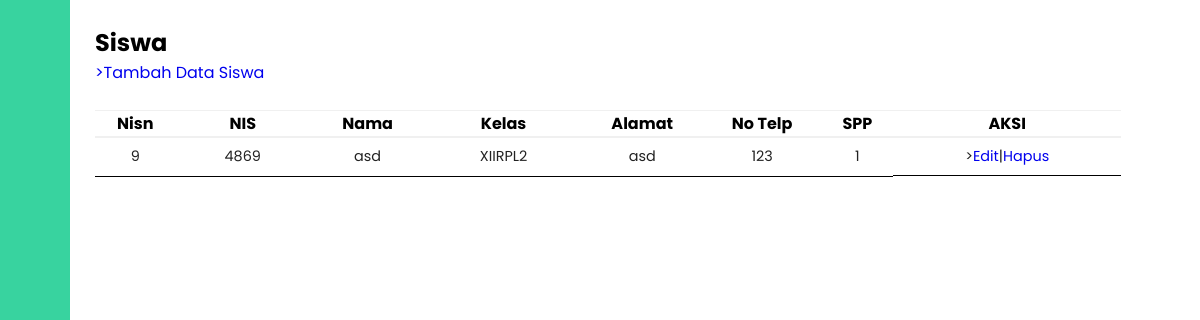
The app's page /siswa/index.php with its own data.
### tables this page shows
CREATE TABLE `siswa` (
  `nisn` char(10) NOT NULL,
  `nis` char(8) NOT NULL,
  `password` varchar(255) NOT NULL,
  `nama` char(35) NOT NULL,
  `id_kelas` int(11) NOT NULL,
  `alamat` text NOT NULL,
  `no_telp` varchar(13) NOT NULL,
  `id_spp` int(11) NOT NULL
);

CREATE TABLE `kelas` (
  `id_kelas` int(11) NOT NULL,
  `nama_kelas` varchar(10) NOT NULL,
  `kompentensi_keahlian` varchar(50) NOT NULL
);

### siswa/index.php (the view, shortened to what this page needs)
<?php
require_once '../templates/header.php';
?>
<section class="home">
    <div class="main-content">
        <h1>Siswa</h1>
        <a href="tambah.php">>Tambah Data Siswa</a><br><br>
        <table>
            <thead>
                <th>Nisn</th>
                <th>NIS</th>
                <th>Nama</th>
                <th>Kelas</th>
                <th>Alamat</th>
                <th>No Telp</th>
                <th>SPP</th>
                <th>AKSI</th>
            </thead>
            <tbody>
                <?php
                $query = "select * from siswa JOIN kelas ON siswa.id_kelas = kelas.id_kelas";
                $result = mysqli_query($conn, $query);
                while ($row = mysqli_fetch_array($result)) {
                ?>
                    <tr>
                        <td><?php echo $row['nisn'] ?></td>
                        <td><?php echo $row['nis'] ?></td>
                        <td><?php echo $row['nama'] ?></td>
                        <td><?php echo $row['nama_kelas'] ?></td>
                        <td><?php echo $row['alamat'] ?></td>
                        <td><?php echo $row['no_telp'] ?></td>
                        <td><?php echo $row['id_spp'] ?></td>
                        <td style="display: flex; justify-content: center;">
                            >
                            <a href="edit.php?id=<?= $row['nisn'] ?>">Edit</a> |
                            <a href="delete.php?id=<?= $row['nisn'] ?>">Hapus</a>
                    </tr>
                <?php
                }
                ?>
            </tbody>
        </table>
    </div>
</section>
<?php
require_once '../templates/footer.php';
?>

### templates/css/style.css (style rules this page uses)
:root { --main-color: #38d39f; --color-dark: #1D2231; --text-grey: #8390A2; }
* { padding: 0; margin: 0; box-sizing: border-box; list-style-type: none; text-decoration: none; font-family: 'Poppins', sans-serif; }
table { width: 95%; }
table td { border-bottom: 1px solid black; text-align: center; }
.main-content { padding: 25px; }
.main-content { transition: margin-left 300ms; margin-left: 345px; }
table { border-collapse: collapse; }
td { padding: .5rem 1rem; font-size: .9rem; color: #222; }
tr td:last-child { display: flex; align-items: center; }
@media only screen and (max-width: 1200px) { .main-content { margin-left: 70px; } }

### records on screen
siswa: nisn "9", nis "4869", nama "asd", id_kelas.nama_kelas "XIIRPL2", alamat "asd", no_telp "123", id_spp "1"
